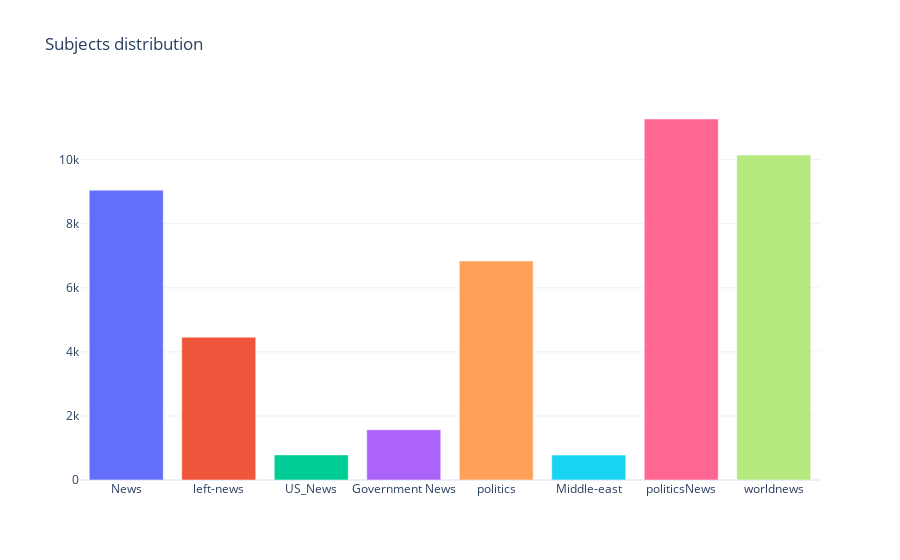

Source (notebook cell):
### Code cell
subjects = list({news.subject for news in all_news})
Figure(
    data=[
        Bar(x=[subject], y=[sum([1 for news in all_news if  news.subject == subject])])
        for subject in subjects
    ],
    layout=Layout(showlegend=False, title="Subjects distribution", template="plotly_white")
)

### Figure 1 — Plotly figure (JSON) as saved in the notebook; plotly's stock layout.template omitted (floating-point values rounded to 4 significant figures)
{"data": [{"type": "bar", "x": ["News"], "y": [9050]}, {"type": "bar", "x": ["left-news"], "y": [4459]}, {"type": "bar", "x": ["US_News"], "y": [783]}, {"type": "bar", "x": ["Government News"], "y": [1570]}, {"type": "bar", "x": ["politics"], "y": [6841]}, {"type": "bar", "x": ["Middle-east"], "y": [778]}, {"type": "bar", "x": ["politicsNews"], "y": [11272]}, {"type": "bar", "x": ["worldnews"], "y": [10145]}], "layout": {"showlegend": false, "title": {"text": "Subjects distribution"}}}
